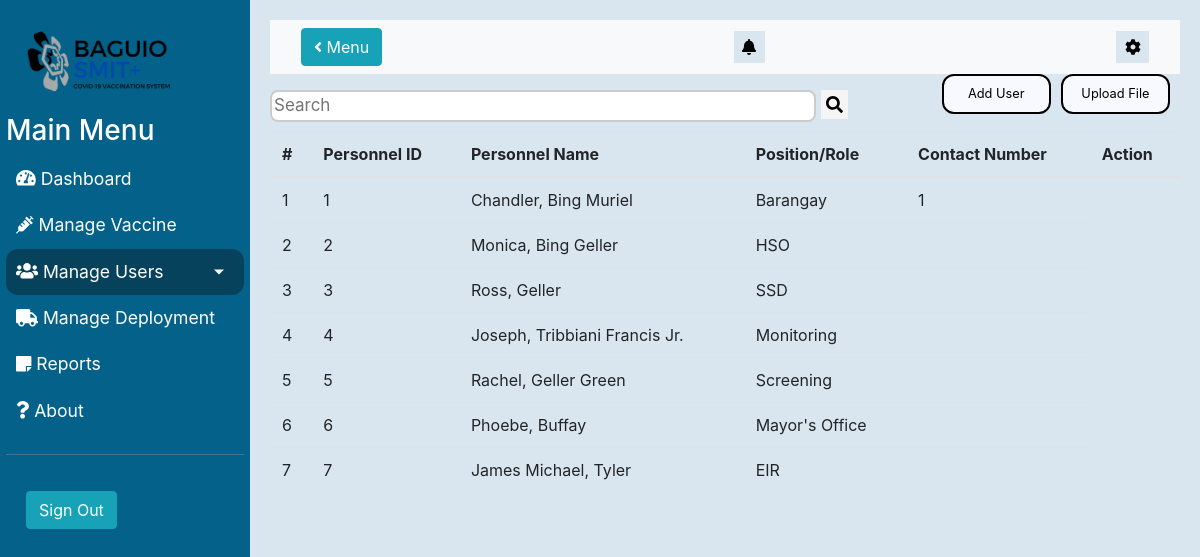
The page /AdminBackEnd/ManagePersonnelHome.php on the database as committed earlier.
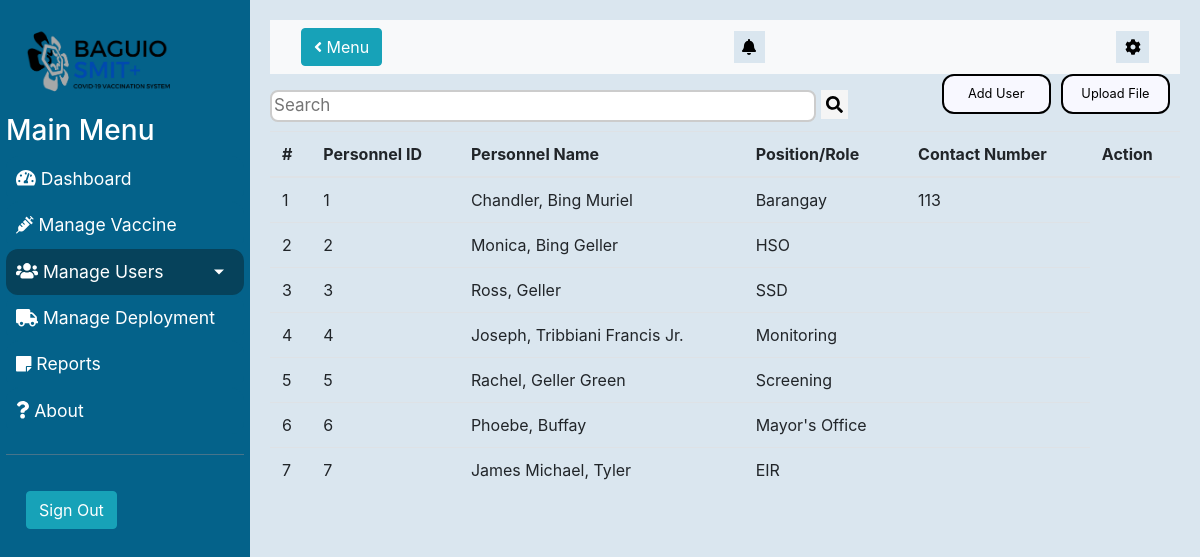
The same page on the database as committed later.
### tables this page shows
CREATE TABLE `employee` (
  `employee_id` int(11) NOT NULL,
  `employee_first_name` varchar(255) NOT NULL,
  `employee_last_name` varchar(255) NOT NULL,
  `employee_middle_name` varchar(255) DEFAULT NULL,
  `employee_suffix` varchar(255) DEFAULT NULL,
  `employee_role` varchar(255) NOT NULL,
  `barangay_id` int(11) DEFAULT NULL,
  `employee_contact_number` char(11) NOT NULL
);

### require/getEmployee.php (called while the page is built)
<?php
    include("../includes/database.php");
    include("../includes/constructor.php");
    $query = "SELECT * FROM employee";
    $employees = [];
    $stmt = $database->stmt_init();
    $stmt->prepare($query);
    $stmt->bind_result($employeeId, $employeeLastName, $employeeFirstName, $employeeMiddleName, $employeeSuffix, $employeeRole, $employeeContactNumber);
    $stmt->execute();
    while ($stmt->fetch()){
        $employee = new employeeInfo($employeeId, $employeeLastName, $employeeFirstName, $employeeMiddleName, $employeeSuffix, $employeeRole, $employeeContactNumber);
        $employees[] = $employee;
    }

### includes/constructor.php (called while the page is built, shortened)
<?php
class employeeInfo{
    private $employeeId;
    private $employeeLastName;
    private $employeeFirstName;
    private $employeeMiddleName;
    private $employeeSuffix;
    private $employeeRole;
    private $employeeContact;
    public function __construct($empId, $empLast, $empFirst, $empMiddle, $empSuffix, $empRole, $empNumber)
    {
        $this->employeeId = $empId;
        $this->employeeLastName = $empLast;
        $this->employeeFirstName = $empFirst;
        $this->employeeMiddleName = $empMiddle;
        $this->employeeSuffix = $empSuffix;
        $this->employeeRole = $empRole;
        $this->employeeContact = $empNumber;
    }
    public function getEmployeeId()
    {
        return $this->employeeId;
    }
    public function getEmployeeLastName()
    {
        return $this->employeeLastName;
    }
    public function getEmployeeFirstName()
    {
        return $this->employeeFirstName;
    }
    public function getEmployeeMiddleName()
    {
        return $this->employeeMiddleName;
    }
    public function getEmployeeContact()
    {
        return $this->employeeContact;
    }
    public function getEmployeeRole()
    {
        return $this->employeeRole;
    }
    public function getEmployeeSuffix()
    {
        return $this->employeeSuffix;
    }
}
?>

### AdminBackEnd/ManagePersonnelHome.php (the view, shortened to what this page needs)
<?php
include_once("../includes/database.php") ?>
<head>
    <link href="../css/style.css" rel="stylesheet">
    <link href="https://stackpath.bootstrapcdn.com/bootstrap/4.3.1/css/bootstrap.min.css"
 rel="stylesheet">
</head>
<body>
<div class="wrapper">
    <nav id="sidebar">
        <div class="sidebar-header">
            <div class="sidebar-brand-icon">
                <img style="width:150px;" src="../img/SMIT+.png" alt="Baguio Logo">
            </div>
        </div>
        <ul class="list-unstyled components">
            <h3 id="mainmenu">Main Menu</h3>
            <li>
                <a href="#"><i class="fas fa-tachometer-alt"></i> Dashboard</a>
            </li>
            <li>
                <a href="ManageVaccineHome.php"><i class="fas fa-syringe"></i> Manage Vaccine</a>
            </li>
            <li class="active">
                <a href="#ManageUsersSubmenu" data-toggle="collapse" aria-expanded="false" class="dropdown-toggle"><i
                            class="fas fa-users"></i> Manage Users</a>
            </li>
            <li>
                <a href="ManageDeployment.php"><i class="fas fa-truck"></i> Manage Deployment</a>
            </li>
            <li>
                <a href="ManageReportHome.php"><i class="fas fa-sticky-note"></i> Reports</a>
            </li>
            <li>
                <a href="aboutAdmin.html"><i class="fas fa-question"></i> About</a>
            </li>
        </ul>
        <ul class="list-unstyled CTAs">
            <button type="button" class="btn btn-info">
                <span>Sign Out</span>
            </button>
        </ul>
    </nav>
    <div id="content">
        <nav class="navbar navbar-expand-lg navbar-light bg-light">
            <div class="container-fluid">
                <button type="button" id="sidebarCollapse" class="btn btn-info" onclick="Toggle()">
                    <i class='fas fa-angle-left'></i> Menu
                </button>
                <button class="btnTop">
                    <i class="fas fa-bell"></i>
                </button>
                <button class="btnTop btnBell">
                    <i class="fas fa-cog"></i>
                </button>
            </div>
        </nav>
        <button id="uploadFileBtn" type="button" class="buttonTop" data-toggle="modal" data-target="#upload-File">
            Upload File
        </button>
        <button id="addPersonnelBtn" type="button" class="buttonTop">Add User</button>
        <div class="search-container">
            <input type="text" placeholder="Search" id="searchPersonnel" name="searchPersonnel" onkeyup="searchPersonnel()">
            <button type="submit" id="searchPersonnelBtn" name="searchPersonnelBtn" onclick="searchPersonnel()"><i class="fa fa-search"></i></button>
        </div>
        <table class="table table-row table-hover" id="personnelTable">
            <thead>
            <tr>
                <th scope="col">#</th>
                <th scope="col">Personnel ID</th>
                <th scope="col">Personnel Name</th>
                <th scope="col">Position/Role</th>
                <th scope="col">Contact Number</th>
                <th scope="col">Action</th>
            </tr>
            </thead>
            <?php
            require_once '../require/getEmployee.php';
            $count = 0;
            foreach ($employees as $emp) {
                $count++;
                $id = $emp->getEmployeeId();
                $role = $emp->getEmployeeRole();
                $contact = $emp->getEmployeeContact();
                if ($emp->getEmployeeMiddleName() == null && $emp->getEmployeeSuffix() == null) {
                    $name = $emp->getEmployeeLastName() . ", " . $emp->getEmployeeFirstName();
                } else if ($emp->getEmployeeSuffix() == null) {
                    $name = $emp->getEmployeeLastName() . ", " . $emp->getEmployeeFirstName() . " " . $emp->getEmployeeMiddleName();
                } else if ($emp->getEmployeeMiddleName() == null) {
                    $name = $emp->getEmployeeLastName() . ", " . $emp->getEmployeeFirstName() . " " . $emp->getEmployeeSuffix();
                } else {
                    $name = $emp->getEmployeeLastName() . ", " . $emp->getEmployeeFirstName() . " " . $emp->getEmployeeMiddleName() . " " . $emp->getEmployeeSuffix();
                }
                echo "<tr>
                <td>$count</td>
                <td>$id</td>
                <td>$name</td>
                <td>$role</td>
                <td>$contact</td>
                </tr>";
            }
            ?>
        </table>
    </div>
</div>
</body>

### css/style.css (style rules this page uses)
body { font-family: 'Poppins', sans-serif; }
.sidebar-brand-icon { padding-bottom: 0%; margin-bottom: -12%; }
a, a:hover, a:focus { color: inherit; text-decoration: none; transition: all 0.3s; border-radius: 12px; }
.buttonTop { display: block; float: right; background: ghostwhite; border: 2px solid black; width: 12%; height: 40px; color: black!important; margin-right: 10px; font-size: 80%; }
.buttonTop { border-radius: 12px; }
.search-container button { display: inline-block; padding: 6px 5px; background: whitesmoke; font-size: 17px; border: none; cursor: pointer; width: 3%; height: auto; }
.search-container { margin-bottom: 1%; }
input[type=text] { font-size: 17px; height: auto; display: inline-block; border: 2px solid #ccc; border-radius: 8px; }
.wrapper { display: flex; width: 100%; align-items: stretch; background-color: #ffffff; position: relative; overflow: hidden; }
#sidebar { min-width: 250px; max-width: 250px; background: #04628A; color: #fff; transition: all 0.3s; padding: .5%; }
#sidebar .sidebar-header { padding: 20px; background: #04628A; }
#sidebar ul.components { padding: 20px 0; border-bottom: 1px solid #47748b; }
#sidebar ul li a { padding: 10px; font-size: 1.1em; display: block; }
#sidebar ul li a { color: #fff !important; background: #04628A; ; }
#sidebar ul li.active>a, a[aria-expanded="true"] { color: #fff; background: #06425b; }
a[data-toggle="collapse"] { position: relative; }
.dropdown-toggle::after { display: block; position: absolute; top: 50%; right: 20px; transform: translateY(-50%); }
ul.CTAs { padding: 20px; }
.btnTop { border: none; background: #dae6ef; padding: 1%; }
#searchVaccine,#searchPatient,#searchPersonnel { width: 60%; }
#content { background-color: #dae6ef; width: 100%; padding: 20px; min-height: 100vh; transition: all 0.3s; }

Rows that differ between the two databases and show on the page:
changed employee "Chandler, Bing Muriel": barangay "1" → "113"
